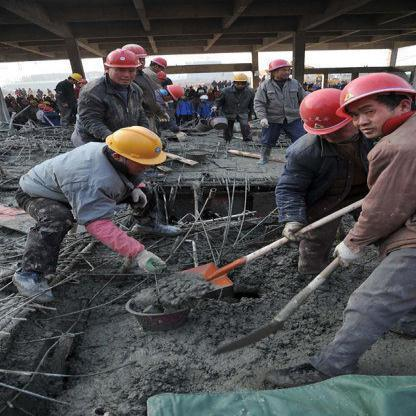
#> input picture sample_img/sample.jpg, 416 x 416 px
$ python image_ord_convert.py
#> lines starting #> are read from the running program, lines starting #| are printed output that depends on the picture; after the words box and inside, x2 and y2 are one past the last pixel; in counts of white or black regions, pixels touching at a corner belong together
import cv2,os,json
from glob import glob
def yolo_to_coco(bbox,img_width,img_height):
    yolo_x,yolo_y,yolo_w,yolo_h = bbox
    min_x = max(0,int((yolo_x - .5*yolo_w) * img_width))
    min_y = max(0,int((yolo_y - .5*yolo_h) * img_height))
    max_x = min(img_width,int((yolo_x + .5*yolo_w) * img_width))
    max_y = min(img_height,int((yolo_y + .5*yolo_h) * img_height))

    return [min_x,min_y,(max_x-min_x),(max_y-min_y)]

image = cv2.imread('./sample_img/sample.jpg')
#> image is the input picture: shape (416, 416, 3); mean B, G, R 80.6, 79.1, 81
img_h,img_w,_ = image.shape
#> img_h = 416; img_w = 416

with open('./sample_img/sample.txt') as txt_file:
#> (reads sample_img/sample.txt from the repository)
    for lines in txt_file:
        cls,yolo_x,yolo_y,yolo_w,yolo_h = map(float,lines.split('\n')[0].split(' '))
        min_x,min_y,w,h = yolo_to_coco([yolo_x,yolo_y,yolo_w,yolo_h],img_w,img_h)
        cv2.rectangle(image,(min_x,min_y),(w+min_x,h+min_y),(0,0,0),2)
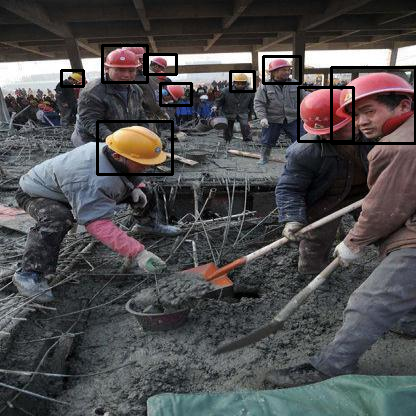
#> image: shape (416, 416, 3); 2.43% of pixels changed, all inside (x1, y1, x2, y2) = (60, 44, 416, 176)

cv2.imshow('test',image)
cv2.waitKey(0)
cv2.destroyAllWindows()
